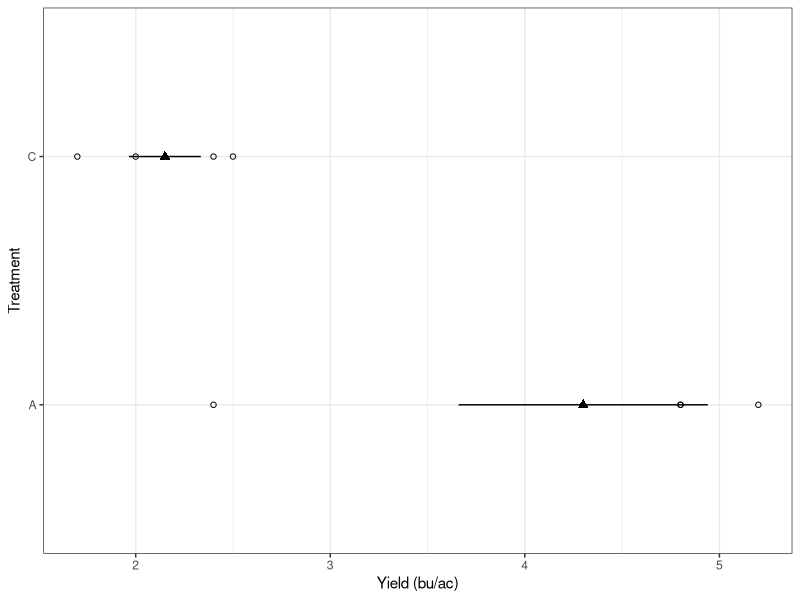

This chart was generated by the following R code:
## ---- chunk 1
library(ggplot2)
groundnut <- read.csv("data/groundnut.csv")
head(groundnut)

ggplot(groundnut)+
  geom_point(aes(x = wet, y = gen), pch = 1)+
  labs(x = 'Yield (bu/ac)', y = 'Treatment')+
  stat_summary(aes(x = wet, y = gen),
               pch = 17,
               fun.data = 'mean_se')+
  theme_bw()

## ---- chunk 2
groundnut_wide <- reshape(groundnut,
                          timevar = 'gen',
                          idvar = 'block',
                          direction = 'wide')

t.test(groundnut_wide$wet.A, 
       groundnut_wide$wet.C, 
       paired=TRUE)
## ---- chunk 3
t.test(groundnut_wide$wet.A, 
       groundnut_wide$wet.C, 
       paired=TRUE,
       alternative = 'greater')
## ---- chunk 4
barley <-  read.csv("data/barley.csv")
## ---- chunk 5
strawberry <-  read.csv("data/strawberry.csv")
